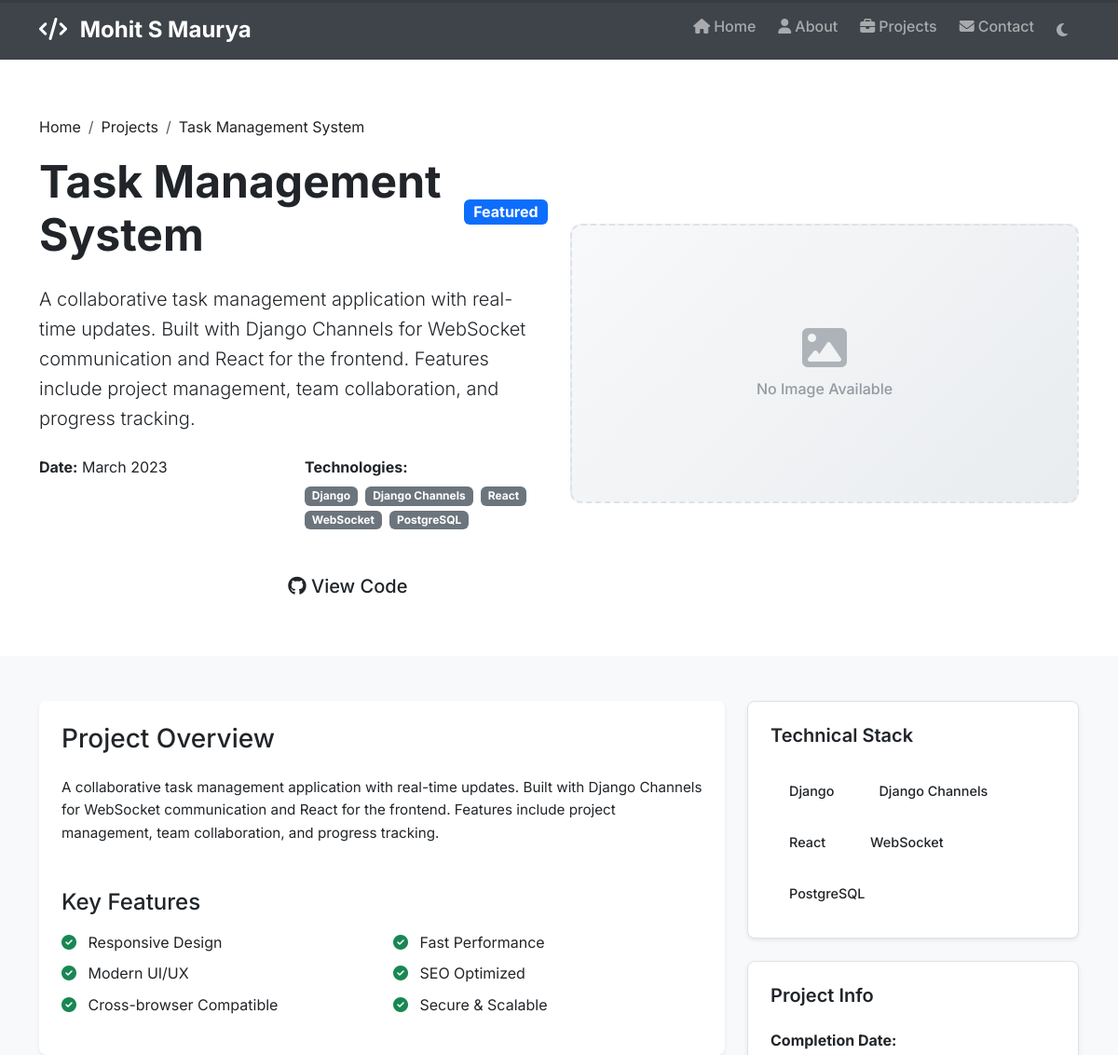
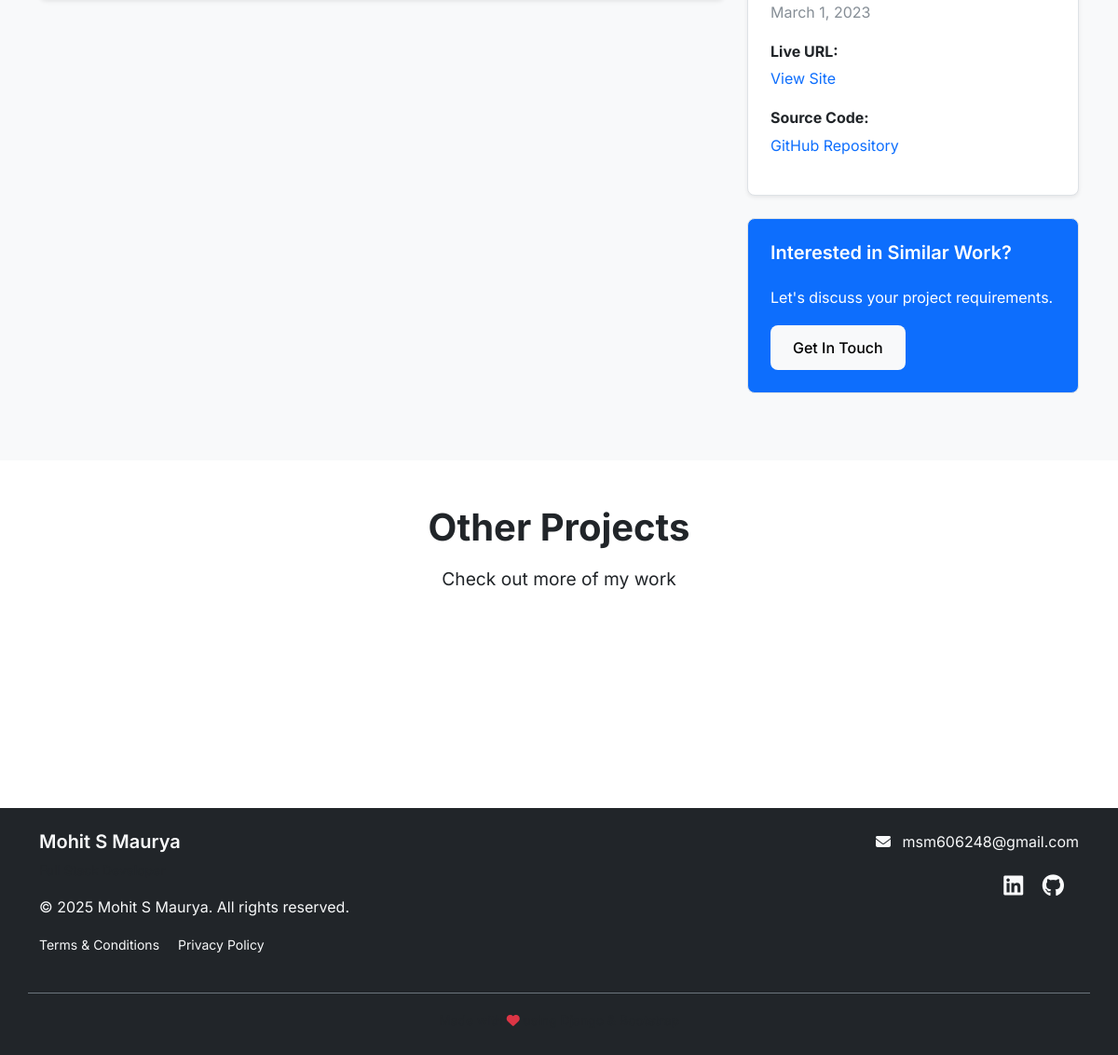
The app's page /projects/2/ with its own data (2 pictures, top to bottom).
### portfolio/models.py (models this page shows, shortened)
class Project(models.Model):
    title = models.CharField(
        max_length=200,
        help_text="Project title"
    )
    description = models.TextField(
        max_length=5000,
        help_text="Detailed project description"
    )
    short_description = models.CharField(
        max_length=300,
        help_text="Brief description for project cards"
    )
    image = models.ImageField(
        upload_to='projects/',
        blank=True,
        null=True,
        validators=[validate_image_file],
        help_text="Project screenshot or image (max 5MB)"
    )
    technologies = models.CharField(
        max_length=500,
        help_text="Comma-separated list of technologies used"
    )
    github_url = models.URLField(
        blank=True,
        validators=[validate_url_security],
        help_text="GitHub repository URL"
    )
    live_url = models.URLField(
        blank=True,
        validators=[validate_url_security],
        help_text="Live demo URL"
    )
    is_featured = models.BooleanField(
        default=False,
        help_text="Show this project in featured section"
    )
    created_date = models.DateField(
        help_text="Project completion or creation date"
    )
    order = models.IntegerField(
        default=0,
        help_text="Display order (lower numbers appear first)"
    )
    def get_technologies_list(self):
        if not self.technologies:
            return []
        return [tech.strip() for tech in self.technologies.split(',') if tech.strip()]
    class Meta:
        ordering = ['order', '-created_date']

### portfolio/views.py (the view)
# urls.py: path('projects/<int:pk>/', views.ProjectDetailView.as_view(), name='project_detail'),
class ProjectDetailView(DetailView):
    model = Project
    template_name = 'portfolio/project_detail.html'
    context_object_name = 'project'
    def get_object(self, queryset=None):
        try:
            obj = super().get_object(queryset)
            return obj
        except Http404:
            logger.warning(f"Project with pk={self.kwargs.get('pk')} not found")
            raise Http404("Project not found")
        except Exception as e:
            logger.error(f"Error fetching project: {e}")
            raise Http404("Unable to load project")
    def get_context_data(self, **kwargs):
        context = super().get_context_data(**kwargs)
        try:
            context['profile'] = get_profile_safe()
            project = self.get_object()
            if project and project.technologies:
                try:
                    tech_list = project.get_technologies_list()
                    if tech_list:
                        related_projects = Project.objects.exclude(
                            pk=project.pk
                        ).filter(
                            technologies__icontains=tech_list[0]
                        )[:3]
                        context['related_projects'] = related_projects
                except Exception as e:
                    logger.error(f"Error fetching related projects: {e}")
                    context['related_projects'] = []
        except Exception as e:
            logger.error(f"Error in ProjectDetailView context: {e}")
            context['related_projects'] = []
        return context
    def dispatch(self, request, *args, **kwargs):
        try:
            return super().dispatch(request, *args, **kwargs)
        except Http404:
            messages.error(request, "The requested project could not be found.")
            return redirect('projects')
        except Exception as e:
            logger.error(f"Error in ProjectDetailView dispatch: {e}")
            messages.error(request, "Unable to load project details. Please try again later.")
            return redirect('projects')

### portfolio/views.py (called while the page is built)
def get_profile_safe():
    try:
        profile = Profile.objects.first()
        if not profile:
            logger.warning("No profile found in database")
        return profile
    except Exception as e:
        logger.error(f"Error fetching profile: {e}")
        return None

### templates/portfolio/project_detail.html (shortened to what this page needs)
{% extends 'base.html' %}
{% load static %}
{% block content %}
<section class="project-hero py-5">
    <div class="container">
        <div class="row align-items-center">
            <div class="col-lg-6">
                <nav aria-label="breadcrumb">
                    <ol class="breadcrumb">
                        <li class="breadcrumb-item"><a href="{% url 'portfolio:home' %}">Home</a></li>
                        <li class="breadcrumb-item"><a href="{% url 'portfolio:projects' %}">Projects</a></li>
                        <li class="breadcrumb-item active">{{ project.title }}</li>
                    </ol>
                </nav>
                <div class="d-flex align-items-center mb-3">
                    <h1 class="display-5 fw-bold me-3">{{ project.title }}</h1>
                    {% if project.is_featured %}
                        <span class="badge bg-primary fs-6">Featured</span>
                    {% endif %}
                </div>
                <p class="lead mb-4">{{ project.description }}</p>
                <div class="project-meta mb-4">
                    <div class="row">
                        <div class="col-sm-6 mb-2">
                            <strong>Date:</strong> {{ project.created_date|date:"F Y" }}
                        </div>
                        <div class="col-sm-6 mb-2">
                            <strong>Technologies:</strong>
                            <div class="mt-1">
                                {% for tech in project.get_technologies_list %}
                                    <span class="badge bg-secondary me-1">{{ tech }}</span>
                                {% endfor %}
                            </div>
                        </div>
                    </div>
                </div>
                <div class="project-links">
                    {% if project.live_url %}
                        <a href="{{ project.live_url }}" class="btn btn-primary btn-lg me-3" target="_blank">
                            <i class="fas fa-external-link-alt"></i> View Live Site
                        </a>
                    {% endif %}
                    {% if project.github_url %}
                        <a href="{{ project.github_url }}" class="btn btn-outline-primary btn-lg" target="_blank">
                            <i class="fab fa-github"></i> View Code
                        </a>
                    {% endif %}
                </div>
            </div>
            <div class="col-lg-6">
                <div class="project-image-large">
                    {% if project.image %}
                        <img src="{{ project.image.url }}" alt="{{ project.title }}" class="img-fluid rounded-3 shadow-lg">
                    {% else %}
                        <div class="project-placeholder-large">
                            <i class="fas fa-image"></i>
                            <p>No Image Available</p>
                        </div>
                    {% endif %}
                </div>
            </div>
        </div>
    </div>
</section>
<section class="project-details py-5 bg-light">
    <div class="container">
        <div class="row">
            <div class="col-lg-8">
                <div class="project-content bg-white p-4 rounded-3 shadow-sm">
                    <h3 class="mb-4">Project Overview</h3>
                    <div class="project-description">
                        {{ project.description|linebreaks }}
                    </div>
                    <h4 class="mt-5 mb-3">Key Features</h4>
                    <div class="row">
                        <div class="col-md-6">
                            <ul class="list-unstyled">
                                <li class="mb-2"><i class="fas fa-check-circle text-success me-2"></i> Responsive Design</li>
                                <li class="mb-2"><i class="fas fa-check-circle text-success me-2"></i> Modern UI/UX</li>
                                <li class="mb-2"><i class="fas fa-check-circle text-success me-2"></i> Cross-browser Compatible</li>
                            </ul>
                        </div>
                        <div class="col-md-6">
                            <ul class="list-unstyled">
                                <li class="mb-2"><i class="fas fa-check-circle text-success me-2"></i> Fast Performance</li>
                                <li class="mb-2"><i class="fas fa-check-circle text-success me-2"></i> SEO Optimized</li>
                                <li class="mb-2"><i class="fas fa-check-circle text-success me-2"></i> Secure & Scalable</li>
                            </ul>
                        </div>
                    </div>
                </div>
            </div>
            <div class="col-lg-4">
                <div class="project-sidebar">
                    <div class="sidebar-card bg-white p-4 rounded-3 shadow-sm mb-4">
                        <h5 class="mb-3">Technical Stack</h5>
                        <div class="tech-stack">
                            {% for tech in project.get_technologies_list %}
                                <span class="tech-badge">{{ tech }}</span>
                            {% endfor %}
                        </div>
                    </div>
                    <div class="sidebar-card bg-white p-4 rounded-3 shadow-sm mb-4">
                        <h5 class="mb-3">Project Info</h5>
                        <div class="info-item mb-3">
                            <strong>Completion Date:</strong>
                            <div>{{ project.created_date|date:"F j, Y" }}</div>
                        </div>
                        {% if project.live_url %}
                            <div class="info-item mb-3">
                                <strong>Live URL:</strong>
                                <div><a href="{{ project.live_url }}" target="_blank" class="text-decoration-none">View Site</a></div>
                            </div>
                        {% endif %}
                        {% if project.github_url %}
                            <div class="info-item mb-3">
                                <strong>Source Code:</strong>
                                <div><a href="{{ project.github_url }}" target="_blank" class="text-decoration-none">GitHub Repository</a></div>
                            </div>
                        {% endif %}
                    </div>
                    <div class="sidebar-card bg-primary text-white p-4 rounded-3 mb-4">
                        <h5 class="mb-3">Interested in Similar Work?</h5>
                        <p class="mb-3">Let's discuss your project requirements.</p>
                        <a href="{% url 'portfolio:contact' %}" class="btn btn-light">Get In Touch</a>
                    </div>
                </div>
            </div>
        </div>
    </div>
</section>
<section class="related-projects py-5">
    <div class="container">
        <div class="row">
            <div class="col-12 text-center mb-5">
                <h2 class="section-title">Other Projects</h2>
                <p class="section-subtitle">Check out more of my work</p>
            </div>
        </div>
        <div class="row">
            <div class="col-12 text-center">
                <a href="{% url 'portfolio:projects' %}" class="btn btn-primary btn-lg">View All Projects</a>
            </div>
        </div>
    </div>
</section>
{% endblock %}
{% block extra_css %}
<link rel="stylesheet" href="{% static 'css/project-detail.css' %}">
{% endblock %}

### static/css/colors.css (style rules this page uses)
:root { --brand-primary: #667eea; --brand-primary-dark: #5a6fd8; --brand-primary-light: #7d8df2; --brand-secondary: #764ba2; --brand-accent: #28a745; --brand-gradient: linear-gradient(135deg, #667eea 0%, #764ba2 100%); --brand-gradient-reverse: linear-gradient(135deg, #764ba2 0%, #667eea 100%); --color-success: #28a745; --color-success-dark: #1e7e34; --color-success-light: #d4edda; --color-warning: #ffc107; --color-warning-dark: #e0a800; --color-warning-light: #fff3cd; --color-danger: #dc3545; --color-danger-dark: #c82333; --color-danger-light: #f8d7da; --color-info: #17a2b8; --color-info-dark: #138496; --color-info-light: #d1ecf1; --bg-primary-light: #ffffff; --bg-secondary-light: #f8f9fa; --bg-tertiary-light: #e9ecef; --bg-accent-light: #f1f3f4; --text-primary-light: #212529; --text-secondary-light: #6c757d; --text-muted-light: #868e96; --text-inverse-light: #ffffff; --border-light: #dee2e6; --border-secondary-light: #e9ecef; --border-accent-light: #ced4da; --shadow-light: rgba(0, 0, 0, 0.1); --shadow-medium-light: rgba(0, 0, 0, 0.15); --shadow-heavy-light: rgba(0, 0, 0, 0.25); --overlay-light: rgba(255, 255, 255, 0.9); --overlay-dark-light: rgba(0, 0, 0, 0.7); --bg-primary-dark: #121212; --bg-secondary-dark: #1e1e1e; --bg-tertiary-dark: #2d2d2d; --bg-accent-dark: #3a3a3a; --text-primary-dark: #ffffff; --text-secondary-dark: #b3b3b3; --text-muted-dark: #888888; --text-inverse-dark: #121212; --border-dark: #404040; --border-secondary-dark: #333333; --border-accent-dark: #555555; --shadow-dark: rgba(0, 0, 0, 0.3); --shadow-medium-dark: rgba(0, 0, 0, 0.5); --shadow-heavy-dark: rgba(0, 0, 0, 0.8); --overlay-light-dark: rgba(30, 30, 30, 0.9); --overlay-dark-dark: rgba(0, 0, 0, 0.9); --gradient-primary: linear-gradient(135deg, var(--brand-primary) 0%, var(--brand-primary-dark) 100%); --gradient-secondary: linear-gradient(135deg, var(--brand-secondary) 0%, #495057 100%); --gradient-success: linear-gradient(135deg, var(--color-success) 0%, var(--color-success-dark) 100%); --gradient-hero-light: linear-gradient(135deg, #667eea 0%, #764ba2 100%); --gradient-hero-dark: linear-gradient(135deg, #1a1a1a 0%, #2d2d2d 100%); --hover-opacity: 0.8; --active-opacity: 0.9; --disabled-opacity: 0.6; --transition-fast: 0.15s; --transition-normal: 0.3s; --transition-slow: 0.5s; --transition-ease: cubic-bezier(0.4, 0, 0.2, 1); }
:root[data-theme="light"] { --bg-primary: var(--bg-primary-light); --bg-secondary: var(--bg-secondary-light); --bg-tertiary: var(--bg-tertiary-light); --bg-accent: var(--bg-accent-light); --text-primary: var(--text-primary-light); --text-secondary: var(--text-secondary-light); --text-muted: var(--text-muted-light); --text-inverse: var(--text-inverse-light); --border-color: var(--border-light); --border-secondary: var(--border-secondary-light); --border-accent: var(--border-accent-light); --shadow-sm: var(--shadow-light); --shadow-md: var(--shadow-medium-light); --shadow-lg: var(--shadow-heavy-light); --overlay-light: var(--overlay-light); --overlay-dark: var(--overlay-dark-light); --gradient-hero: var(--gradient-hero-light); }
* { transition: background-color var(--transition-normal) var(--transition-ease), color var(--transition-normal) var(--transition-ease), border-color var(--transition-normal) var(--transition-ease), box-shadow var(--transition-normal) var(--transition-ease); }

### static/css/project-detail.css (style rules this page uses)
.project-hero { padding-top: 2rem; padding-bottom: 2rem; }
.breadcrumb { background: none; padding: 0; margin-bottom: 1rem; }
.breadcrumb-item a { color: var(--primary-color); text-decoration: none; }
.breadcrumb-item.active { color: var(--secondary-color); }
.project-meta strong { color: var(--text-dark); }
.tech-badge { display: inline-block; background: var(--light-color); color: var(--text-dark); padding: 0.5rem 1rem; border-radius: 20px; font-size: 0.9rem; font-weight: 500; margin: 0.25rem; transition: all 0.3s ease; }
.sidebar-card { border: 1px solid var(--border-color); border-radius: 8px; transition: all 0.3s ease; }
.sidebar-card h5 { color: var(--text-dark); font-weight: 600; border-bottom: 2px solid var(--primary-color); padding-bottom: 0.5rem; }
.info-item strong { color: var(--text-dark); display: block; margin-bottom: 0.25rem; }
.info-item div { color: var(--text-muted); }
.tech-stack { display: flex; flex-wrap: wrap; gap: 0.5rem; }

### records on screen
Project: title "Task Management System", description "A collaborative task management application with real-time updates. Built with Django Channels for WebSocket communication and React for the frontend. Features include project management, team collaboration, and progress tracking.", created_date "March 2023", created_date "March 1, 2023"

### other values on screen
{{ tech }} "Django" "Django Channels" "React" "WebSocket" "PostgreSQL"
